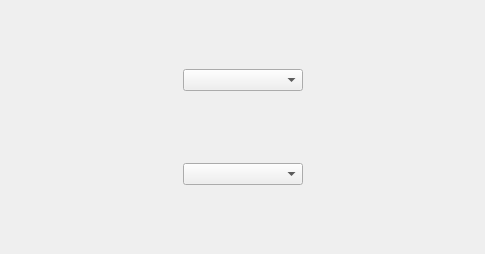
<?xml version="1.0" encoding="UTF-8"?>
<ui version="4.0">
 <class>ProjectSelectorWidget</class>
 <widget class="QWidget" name="ProjectSelectorWidget">
  <property name="geometry">
   <rect>
    <x>0</x>
    <y>0</y>
    <width>485</width>
    <height>254</height>
   </rect>
  </property>
  <property name="windowTitle">
   <string>Form</string>
  </property>
  <layout class="QHBoxLayout" name="horizontalLayout">
   <property name="spacing">
    <number>0</number>
   </property>
   <property name="leftMargin">
    <number>0</number>
   </property>
   <property name="topMargin">
    <number>0</number>
   </property>
   <property name="rightMargin">
    <number>0</number>
   </property>
   <property name="bottomMargin">
    <number>0</number>
   </property>
   <item>
    <spacer name="horizontalSpacer">
     <property name="orientation">
      <enum>Qt::Horizontal</enum>
     </property>
     <property name="sizeHint" stdset="0">
      <size>
       <width>40</width>
       <height>20</height>
      </size>
     </property>
    </spacer>
   </item>
   <item>
    <widget class="QWidget" name="widget" native="true">
     <layout class="QVBoxLayout" name="verticalLayout">
      <property name="spacing">
       <number>6</number>
      </property>
      <property name="leftMargin">
       <number>0</number>
      </property>
      <property name="topMargin">
       <number>3</number>
      </property>
      <property name="rightMargin">
       <number>0</number>
      </property>
      <property name="bottomMargin">
       <number>3</number>
      </property>
      <item>
       <widget class="QComboBox" name="projectsComboBox">
        <property name="minimumSize">
         <size>
          <width>120</width>
          <height>0</height>
         </size>
        </property>
       </widget>
      </item>
      <item>
       <widget class="QComboBox" name="stagesComboBox">
        <property name="minimumSize">
         <size>
          <width>120</width>
          <height>0</height>
         </size>
        </property>
       </widget>
      </item>
     </layout>
    </widget>
   </item>
   <item>
    <spacer name="horizontalSpacer_2">
     <property name="orientation">
      <enum>Qt::Horizontal</enum>
     </property>
     <property name="sizeHint" stdset="0">
      <size>
       <width>40</width>
       <height>20</height>
      </size>
     </property>
    </spacer>
   </item>
  </layout>
 </widget>
 <resources/>
 <connections/>
</ui>
